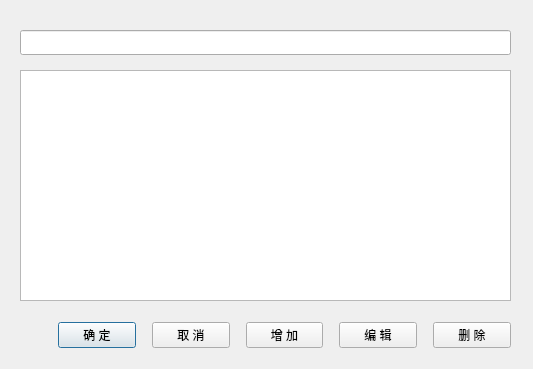
<?xml version="1.0" encoding="UTF-8"?>
<ui version="4.0">
 <class>addModel</class>
 <widget class="QDialog" name="addModel">
  <property name="geometry">
   <rect>
    <x>0</x>
    <y>0</y>
    <width>533</width>
    <height>369</height>
   </rect>
  </property>
  <property name="windowTitle">
   <string>设置文件模板</string>
  </property>
  <widget class="QWidget" name="layoutWidget">
   <property name="geometry">
    <rect>
     <x>20</x>
     <y>320</y>
     <width>491</width>
     <height>31</height>
    </rect>
   </property>
   <layout class="QHBoxLayout" name="horizontalLayout">
    <property name="spacing">
     <number>16</number>
    </property>
    <item>
     <spacer name="horizontalSpacer">
      <property name="orientation">
       <enum>Qt::Horizontal</enum>
      </property>
      <property name="sizeHint" stdset="0">
       <size>
        <width>40</width>
        <height>20</height>
       </size>
      </property>
     </spacer>
    </item>
    <item>
     <widget class="QPushButton" name="btn_ok">
      <property name="minimumSize">
       <size>
        <width>25</width>
        <height>25</height>
       </size>
      </property>
      <property name="text">
       <string>确 定</string>
      </property>
     </widget>
    </item>
    <item>
     <widget class="QPushButton" name="btn_cancel">
      <property name="minimumSize">
       <size>
        <width>25</width>
        <height>25</height>
       </size>
      </property>
      <property name="text">
       <string>取 消</string>
      </property>
     </widget>
    </item>
    <item>
     <widget class="QPushButton" name="btn_add">
      <property name="minimumSize">
       <size>
        <width>25</width>
        <height>25</height>
       </size>
      </property>
      <property name="text">
       <string>增 加</string>
      </property>
     </widget>
    </item>
    <item>
     <widget class="QPushButton" name="btn_edit">
      <property name="minimumSize">
       <size>
        <width>25</width>
        <height>25</height>
       </size>
      </property>
      <property name="text">
       <string>编 辑</string>
      </property>
     </widget>
    </item>
    <item>
     <widget class="QPushButton" name="btn_del">
      <property name="minimumSize">
       <size>
        <width>25</width>
        <height>25</height>
       </size>
      </property>
      <property name="text">
       <string>删 除</string>
      </property>
     </widget>
    </item>
   </layout>
  </widget>
  <widget class="QLineEdit" name="lineEdit">
   <property name="geometry">
    <rect>
     <x>20</x>
     <y>30</y>
     <width>491</width>
     <height>25</height>
    </rect>
   </property>
  </widget>
  <widget class="QListWidget" name="listWidget">
   <property name="geometry">
    <rect>
     <x>20</x>
     <y>70</y>
     <width>491</width>
     <height>231</height>
    </rect>
   </property>
  </widget>
 </widget>
 <resources/>
 <connections/>
</ui>
